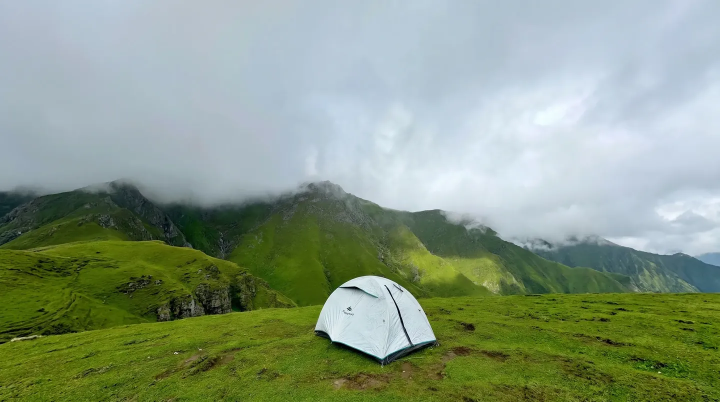
#> input picture img/hero-1440.webp, 1440 x 804 px (shown at 1/2 size)
$ python -i build-images.py   (imports and definitions only)
#> lines starting #> are read from the running program, lines starting #| are printed output that depends on the picture
#!/usr/bin/env python3
"""
Generate responsive WebP derivatives for MagicTrails.

Reads the source photos that live beside the trek folders and writes resized
copies into img/<slug>/<stem>-<width>.webp. Originals are never modified and
images are never upscaled, so a small source simply produces fewer variants.

Usage:  python tools/build-images.py [--force]
"""

import json
import os
import re
import sys
import unicodedata

import numpy as np
from PIL import Image, ImageOps

ROOT = os.path.dirname(os.path.dirname(os.path.abspath(__file__)))
OUT_ROOT = os.path.join(ROOT, "img")

# Photos that render inside a content column never need more than 1440px.
CONTENT_WIDTHS = [480, 960, 1440]
# Full-bleed backdrops (trek hero, slider frames, homepage hero) get one more step.
FULLBLEED_WIDTHS = [480, 960, 1440, 1920]

# Full-bleed plates are stretched edge to edge, so they carry a little more
# quality; content photos sit in a column and compress harder without showing it.
QUALITY_FULLBLEED = 80
QUALITY_CONTENT = 72
METHOD = 6  # slowest / best WebP encoder effort

# Sources are discovered from the same folder names data.js uses.
TREK_FOLDERS = [
    "Chandrashila Tungnath",
    "Buran ghati",
    "Roopkund trek",
    "Kuari pass trek",
]
ROOT_IMAGES = ["hero.webp"]

FULLBLEED_STEMS = {"back", "title", "hero", "ground-wide", "ground-tall"}


def autocrop_letterbox(im):
    """Strip black letterbox bars from phone screenshots.

    Some sources are screen recordings/screenshots with hard black bars and,
    at the bottom, a bright home-indicator sitting inside the bar. A naive
    scan stops at that indicator, so a bar only ends where sustained image
    content begins. Photos without bars are returned untouched.
    """
    a = np.asarray(im.convert("RGB")).astype(float)

    def content_start(flags, min_run):
        run = min(min_run, len(flags))
        for i in range(len(flags)):
            if not flags[i] and (~flags[i:i + run]).sum() >= run * 0.9:
                return i
        return 0

    def bounds(means):
        dark = means < 24
        run = max(8, int(len(means) * 0.02))
        lo = content_start(dark, run)
        hi = len(means) - 1 - content_start(dark[::-1], run)
        return lo, hi

    top, bottom = bounds(a.mean(axis=(1, 2)))      # horizontal bars
    left, right = bounds(a.mean(axis=(0, 2)))      # vertical bars (pillarbox)

    w, h = im.size
    if (top, left) == (0, 0) and (bottom, right) == (h - 1, w - 1):
        return im, 0
    trimmed = top + (h - 1 - bottom) + left + (w - 1 - right)
    return im.crop((left, top, right + 1, bottom + 1)), trimmed


def slugify(name):
    """'Buran ghati' -> 'buran-ghati'. Keeps output paths URL-safe."""
    norm = unicodedata.normalize("NFKD", name).encode("ascii", "ignore").decode()
    return re.sub(r"[^a-z0-9]+", "-", norm.lower()).strip("-")


def variant_name(stem, width):
    return "%s-%d.webp" % (slugify(stem), width)


def widths_for(stem):
    return FULLBLEED_WIDTHS if stem in FULLBLEED_STEMS else CONTENT_WIDTHS


def quality_for(stem):
    return QUALITY_FULLBLEED if stem in FULLBLEED_STEMS else QUALITY_CONTENT


def build_one(src, out_dir, force=False):
    """Resize one source into every width it can support. Returns manifest entry."""
#> called with src = '../img/hero-1440.webp', out_dir = 'out.png', force = False
    stem = os.path.splitext(os.path.basename(src))[0]
    with Image.open(src) as im:
#> im is the input picture: PIL image 1440x804 RGB; mean R, G, B 137.3, 154, 131.9
        im = ImageOps.exif_transpose(im)  # honour phone orientation tags
        if im.mode not in ("RGB", "RGBA"):
            im = im.convert("RGB")
        im, trimmed = autocrop_letterbox(im)
#> in bounds, `run = max(8, int(len(means) * 0.02))`: run = 16
#> the loop in content_start, `for i in range(len(flags)):` made 1 pass
#> in bounds, `lo = content_start(dark, run)`: lo = 0
#> in bounds, `hi = len(means) - 1 - content_start(dark[::-1], run)`: hi = 803
#> in autocrop_letterbox, `top, bottom = bounds(a.mean(axis=(1, 2)))`: top = 0; bottom = 803
#> the loop in content_start (call 2), `for i in range(len(flags)):` made 1 pass
#> in autocrop_letterbox, `left, right = bounds(a.mean(axis=(0, 2)))`: left = 0; right = 1439
#> trimmed = 0
        src_w, src_h = im.size
#> src_w = 1440; src_h = 804
        ratio = src_h / src_w
#> ratio = 0.558

        quality = quality_for(stem)
        made = []
        for w in widths_for(stem):
            if w > src_w:
                continue  # never upscale
            out_path = os.path.join(out_dir, variant_name(stem, w))
            made.append(w)
            if os.path.exists(out_path) and not force:
                continue
            h = max(1, round(w * ratio))
            im.resize((w, h), Image.LANCZOS).save(
                out_path, "WEBP", quality=quality, method=METHOD
            )
#> this loop made 3 passes
#> pass 1, in build_one, `im.resize((w, h), Image.LANCZOS).save( out_path, "WEBP", quality=quali..`:
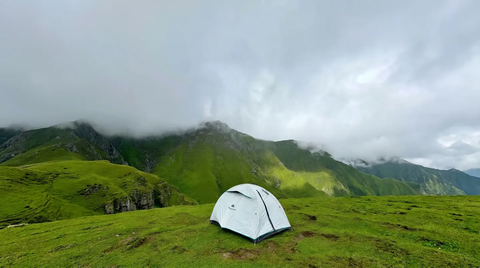
#> saved as hero-1440-480.webp: PIL image 480x268 RGB; mean R, G, B 137.3, 154, 132
#> pass 2, in build_one, `im.resize((w, h), Image.LANCZOS).save( out_path, "WEBP", quality=quali..`:
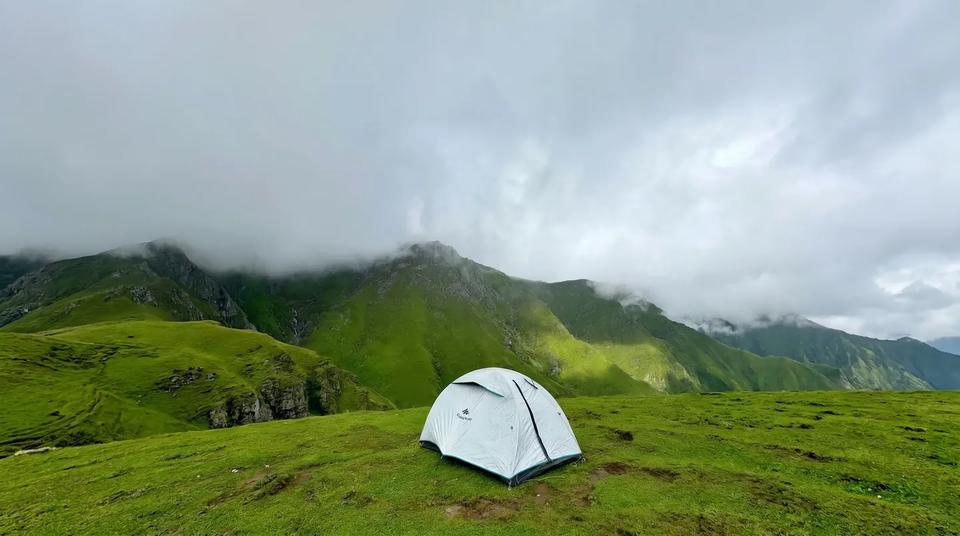
#> saved as hero-1440-960.webp: PIL image 960x536 RGB; mean R, G, B 137.3, 154, 132
#> after the loop, made = [480, 960, 1440]

        # A full-bleed plate is stretched edge to edge, so serving it below its
        # own resolution is visible softness. When the source falls between two
        # steps - or under the top one - it also gets a variant at its native
        # width, capped at the widest step so a huge original is still bounded.
        if stem in FULLBLEED_STEMS:
            native = min(src_w, widths_for(stem)[-1])
            if native not in made:
                out_path = os.path.join(out_dir, variant_name(stem, native))
                made.append(native)
                if not os.path.exists(out_path) or force:
                    h = max(1, round(native * ratio))
                    im.resize((native, h), Image.LANCZOS).save(
                        out_path, "WEBP", quality=quality, method=METHOD
                    )

        # A source smaller than the narrowest step still needs one usable variant.
        if not made:
            out_path = os.path.join(out_dir, variant_name(stem, src_w))
            made.append(src_w)
            if not os.path.exists(out_path) or force:
                im.save(out_path, "WEBP", quality=quality, method=METHOD)

    if trimmed:
        print("      (cropped %dpx of letterbox)" % trimmed)

    return {
        "w": src_w,
        "h": src_h,
        "dir": "img/" + os.path.relpath(out_dir, OUT_ROOT).replace(os.sep, "/"),
        "stem": slugify(stem),
        "widths": sorted(made),
    }


# [71 lines left out: function main, not called in this run]


# [2 lines not run here, left out]

>>> result = build_one('../img/hero-1440.webp', 'out.png')
#> result = {'w': 1440, 'h': 804, 'dir': 'img/../tools/out.png', 'stem': 'hero-1440', 'widths': [480, 960, 1440]}
